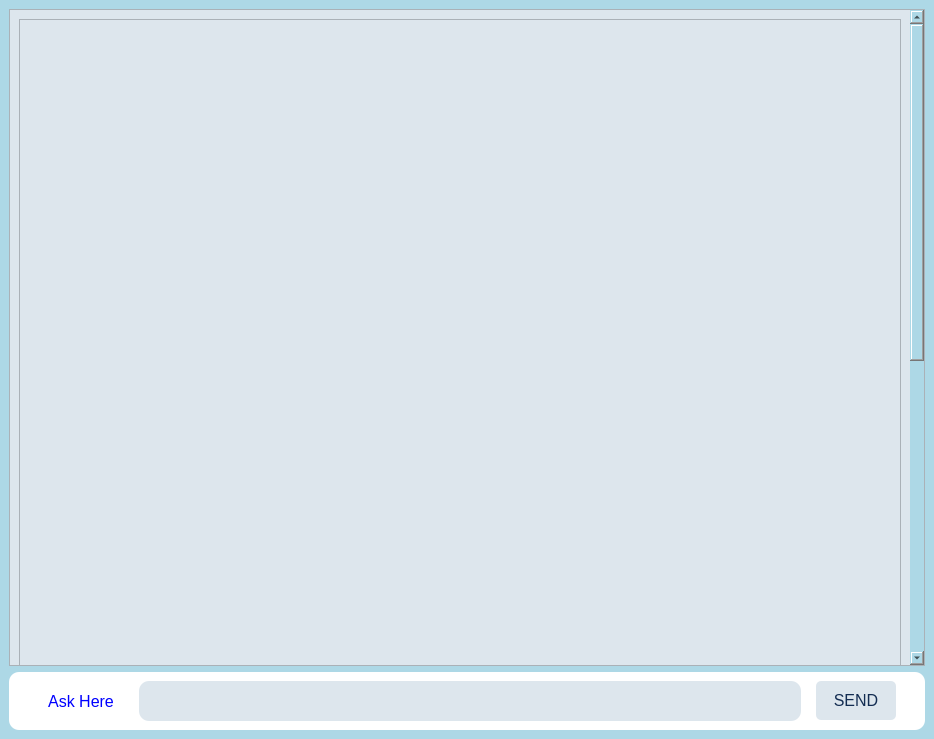
<?xml version="1.0" encoding="UTF-8"?>
<ui version="4.0">
 <class>Window</class>
 <widget class="QMainWindow" name="Window">
  <property name="windowModality">
   <enum>Qt::NonModal</enum>
  </property>
  <property name="geometry">
   <rect>
    <x>0</x>
    <y>0</y>
    <width>934</width>
    <height>739</height>
   </rect>
  </property>
  <property name="windowTitle">
   <string>MainWindow</string>
  </property>
  <property name="styleSheet">
   <string notr="true">QMenuBar, QStatusBar{
background-color:#30A2FF;
color:white;
border:2px solid white;
}

</string>
  </property>
  <property name="tabShape">
   <enum>QTabWidget::Rounded</enum>
  </property>
  <widget class="QWidget" name="centralwidget">
   <property name="styleSheet">
    <string notr="true">background-color:rgb(173, 216, 230);</string>
   </property>
   <layout class="QVBoxLayout" name="verticalLayout">
    <item>
     <widget class="QScrollArea" name="scrollArea">
      <property name="font">
       <font>
        <family>Segoe UI</family>
        <pointsize>9</pointsize>
       </font>
      </property>
      <property name="styleSheet">
       <string notr="true">*{
	background-color:  #DDE6ED

}
/*VERTICAL SCROLLBAR */ 
QScrollBar:vertical { 
	boder: none;
	background-color: rgb(255,255,255);
	width: 14px;
	margin: 15px 0 15px 0;
	boder-radius: 0px;
}
/*HANDLE BAR VERTICAL */
 QScrollBar::handle:vertical {
	background-color: #005ef4; 
	min-height: 30px;
	border-radius: 7px;
}
QScrollBar::handle:vertical:hover{ 
	background-color: #394867;
}

/*BTN TOP-SCROLLBAR */ 
QScrollBar::sub-line:vertical { 
	border: none;
	background-color: #005ef4; 
	height: 15px;
	border-top-left-radius: 7px; 
	border-top-right-radius: 7px; 
	subcontrol-position: top;
	subcontrol-origin: margin;
}

/*BTN BOTTOM-SCROLLBAR */
QScrollBar::add-line:vertical { 
	border: none;
	background-color: #005ef4; 
	height: 15px;
	border-bottom-left-radius: 7px; 
	border-bottom-right-radius: 7px;
	subcontrol-position: bottom;
	subcontrol-origin: margin;
}
QScrollBar::add-line:vertical:hover, QScrollBar::sub-line:vertical:hover, QScrollBar::sub-line:vertical:pressed, QScrollBar::add-line:vertical:pressed { 
	background-color: rgb(59, 59, 90);
}

/*reset arrows*/
QScrollBar::add-page:vertical, QScrollBar::sub-page:vertical {
	 background: none;
}
QScrollBar::add-page:vertical, QScrollBar::sub-page:vertical { 
	background: none;
}</string>
      </property>
      <property name="widgetResizable">
       <bool>true</bool>
      </property>
      <widget class="QWidget" name="scrollAreaWidgetContents">
       <property name="geometry">
        <rect>
         <x>0</x>
         <y>-575</y>
         <width>900</width>
         <height>1218</height>
        </rect>
       </property>
       <property name="font">
        <font>
         <pointsize>14</pointsize>
        </font>
       </property>
       <layout class="QVBoxLayout" name="verticalLayout_2">
        <item>
         <widget class="QFrame" name="frame">
          <property name="minimumSize">
           <size>
            <width>0</width>
            <height>1200</height>
           </size>
          </property>
          <property name="font">
           <font>
            <pointsize>14</pointsize>
           </font>
          </property>
          <property name="styleSheet">
           <string notr="true"/>
          </property>
          <property name="frameShape">
           <enum>QFrame::StyledPanel</enum>
          </property>
          <property name="frameShadow">
           <enum>QFrame::Raised</enum>
          </property>
          <layout class="QGridLayout" name="gridLayout">
           <item row="1" column="0">
            <widget class="Line" name="line_3">
             <property name="orientation">
              <enum>Qt::Horizontal</enum>
             </property>
            </widget>
           </item>
           <item row="4" column="0">
            <widget class="QLabel" name="reply_1">
             <property name="minimumSize">
              <size>
               <width>600</width>
               <height>100</height>
              </size>
             </property>
             <property name="maximumSize">
              <size>
               <width>1200</width>
               <height>1200</height>
              </size>
             </property>
             <property name="font">
              <font>
               <pointsize>14</pointsize>
              </font>
             </property>
             <property name="styleSheet">
              <string notr="true">QLabel{background-color:#005ef4;
color:white;
border-top-left-radius :20px;
border-top-right-radius : 30px; 
border-bottom-right-radius : 30px; 
margin:10px;
}
QLabel:hover{
background-color: #0087f4;
border:1px solid white;
}</string>
             </property>
             <property name="frameShape">
              <enum>QFrame::StyledPanel</enum>
             </property>
             <property name="frameShadow">
              <enum>QFrame::Raised</enum>
             </property>
             <property name="lineWidth">
              <number>3</number>
             </property>
             <property name="midLineWidth">
              <number>3</number>
             </property>
             <property name="text">
              <string>HI!!! How can I help you?</string>
             </property>
             <property name="margin">
              <number>10</number>
             </property>
            </widget>
           </item>
           <item row="2" column="0">
            <widget class="QLabel" name="query_1">
             <property name="minimumSize">
              <size>
               <width>600</width>
               <height>100</height>
              </size>
             </property>
             <property name="maximumSize">
              <size>
               <width>1200</width>
               <height>1200</height>
              </size>
             </property>
             <property name="font">
              <font>
               <pointsize>14</pointsize>
              </font>
             </property>
             <property name="styleSheet">
              <string notr="true">QLabel{
background-color: #eff2f9;
border-top-left-radius :30px;
border-top-right-radius : 20px; 
border-bottom-left-radius : 30px; 
margin:10px;
}
QLabel:hover{
background-color: rgb(217, 229, 240);
border:1px solid white;
}</string>
             </property>
             <property name="frameShape">
              <enum>QFrame::StyledPanel</enum>
             </property>
             <property name="frameShadow">
              <enum>QFrame::Raised</enum>
             </property>
             <property name="lineWidth">
              <number>3</number>
             </property>
             <property name="midLineWidth">
              <number>3</number>
             </property>
             <property name="text">
              <string>HI!!!</string>
             </property>
             <property name="alignment">
              <set>Qt::AlignRight|Qt::AlignTrailing|Qt::AlignVCenter</set>
             </property>
             <property name="wordWrap">
              <bool>false</bool>
             </property>
             <property name="margin">
              <number>10</number>
             </property>
            </widget>
           </item>
           <item row="0" column="0">
            <spacer name="verticalSpacer">
             <property name="orientation">
              <enum>Qt::Vertical</enum>
             </property>
             <property name="sizeType">
              <enum>QSizePolicy::Expanding</enum>
             </property>
             <property name="sizeHint" stdset="0">
              <size>
               <width>20</width>
               <height>40</height>
              </size>
             </property>
            </spacer>
           </item>
          </layout>
         </widget>
        </item>
       </layout>
      </widget>
     </widget>
    </item>
    <item>
     <widget class="QWidget" name="horizontalWidget" native="true">
      <property name="styleSheet">
       <string notr="true">background-color:white;
border-radius:10px;
padding:10px;
</string>
      </property>
      <layout class="QHBoxLayout" name="horizontalLayout">
       <item>
        <spacer name="horizontalSpacer">
         <property name="orientation">
          <enum>Qt::Horizontal</enum>
         </property>
         <property name="sizeType">
          <enum>QSizePolicy::Preferred</enum>
         </property>
         <property name="sizeHint" stdset="0">
          <size>
           <width>20</width>
           <height>20</height>
          </size>
         </property>
        </spacer>
       </item>
       <item>
        <widget class="QLabel" name="label">
         <property name="font">
          <font>
           <pointsize>12</pointsize>
          </font>
         </property>
         <property name="styleSheet">
          <string notr="true">color:blue;</string>
         </property>
         <property name="text">
          <string>Ask Here</string>
         </property>
         <property name="textFormat">
          <enum>Qt::AutoText</enum>
         </property>
         <property name="alignment">
          <set>Qt::AlignCenter</set>
         </property>
         <property name="margin">
          <number>5</number>
         </property>
        </widget>
       </item>
       <item>
        <widget class="Line" name="line">
         <property name="orientation">
          <enum>Qt::Vertical</enum>
         </property>
        </widget>
       </item>
       <item>
        <widget class="QLineEdit" name="lineEdit">
         <property name="font">
          <font>
           <pointsize>11</pointsize>
          </font>
         </property>
         <property name="toolTip">
          <string>&lt;html&gt;&lt;head/&gt;&lt;body&gt;&lt;p&gt;&lt;span style=&quot; font-size:11pt; font-weight:700;&quot;&gt;Enter Your Query...&lt;/span&gt;&lt;/p&gt;&lt;/body&gt;&lt;/html&gt;</string>
         </property>
         <property name="styleSheet">
          <string notr="true">QLineEdit{
	background-color:#DDE6ED;
}

QLineEdit:focus {
	border: 2px solid #005ef4;

}</string>
         </property>
        </widget>
       </item>
       <item>
        <widget class="Line" name="line_2">
         <property name="orientation">
          <enum>Qt::Vertical</enum>
         </property>
        </widget>
       </item>
       <item>
        <widget class="QPushButton" name="pushButton">
         <property name="minimumSize">
          <size>
           <width>80</width>
           <height>30</height>
          </size>
         </property>
         <property name="font">
          <font>
           <pointsize>12</pointsize>
          </font>
         </property>
         <property name="cursor">
          <cursorShape>PointingHandCursor</cursorShape>
         </property>
         <property name="toolTip">
          <string>&lt;html&gt;&lt;head/&gt;&lt;body&gt;&lt;p align=&quot;center&quot;&gt;&lt;span style=&quot; font-size:11pt; font-weight:700;&quot;&gt;Ask the ChatBot&lt;/span&gt;&lt;/p&gt;&lt;/body&gt;&lt;/html&gt;</string>
         </property>
         <property name="styleSheet">
          <string notr="true">QPushButton{
	color: #132d52;
	background-color:#DDE6ED;
	border:none;
	border-radius:5%;
}
QPushButton:hover{
	border:2px solid #005ef4;
}
QPushButton:pressed{
	border:4px solid black;
}

</string>
         </property>
         <property name="text">
          <string>SEND</string>
         </property>
        </widget>
       </item>
       <item>
        <spacer name="horizontalSpacer_2">
         <property name="orientation">
          <enum>Qt::Horizontal</enum>
         </property>
         <property name="sizeType">
          <enum>QSizePolicy::Preferred</enum>
         </property>
         <property name="sizeHint" stdset="0">
          <size>
           <width>20</width>
           <height>20</height>
          </size>
         </property>
        </spacer>
       </item>
      </layout>
     </widget>
    </item>
   </layout>
  </widget>
  <action name="actionRestart">
   <property name="text">
    <string>Restart</string>
   </property>
  </action>
 </widget>
 <resources/>
 <connections/>
</ui>
